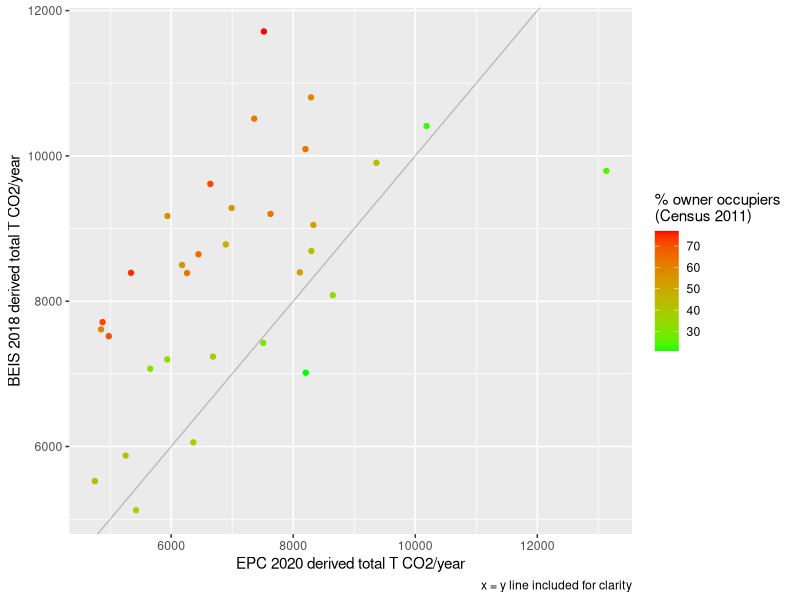
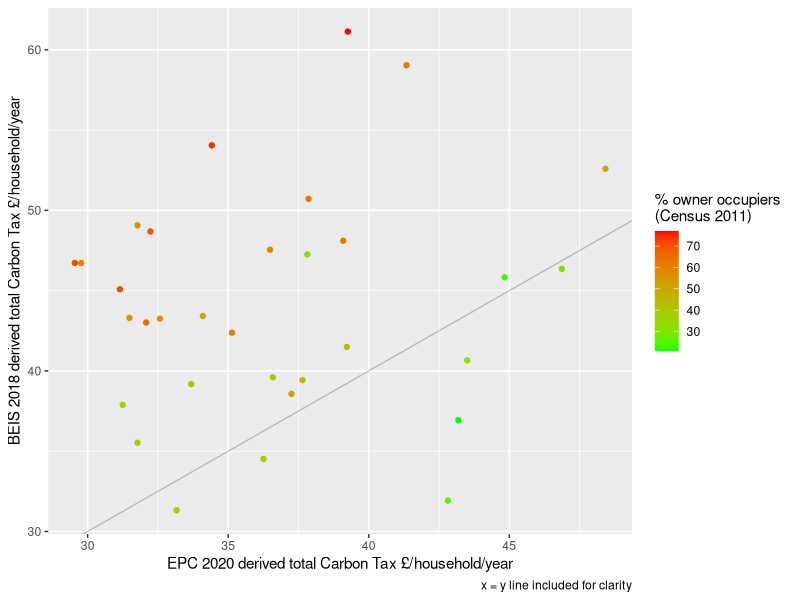
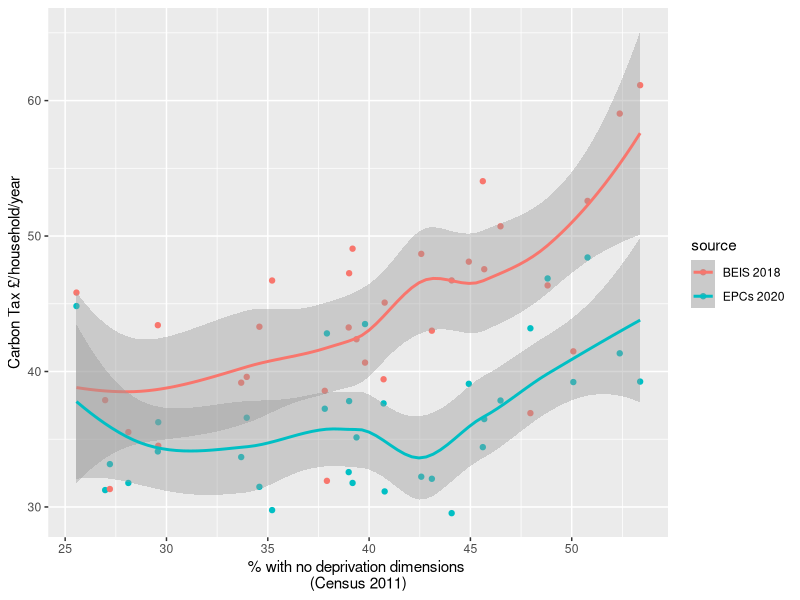
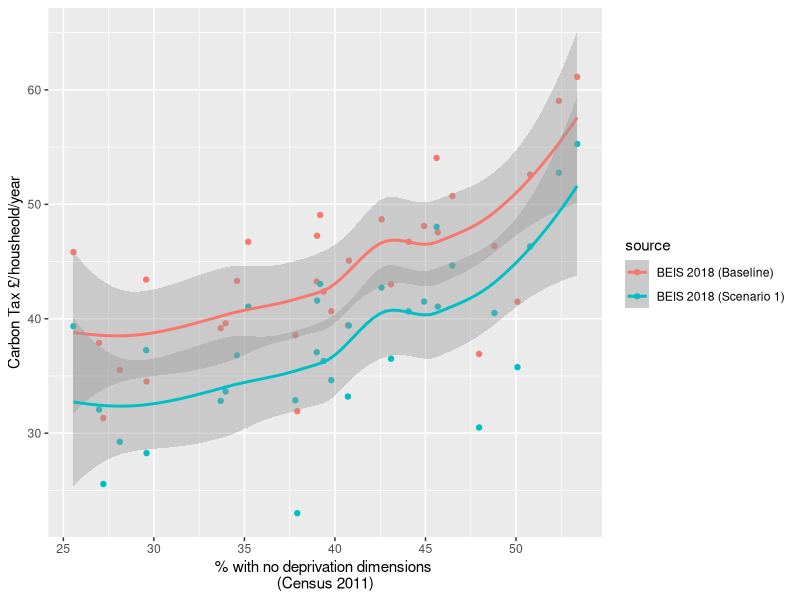
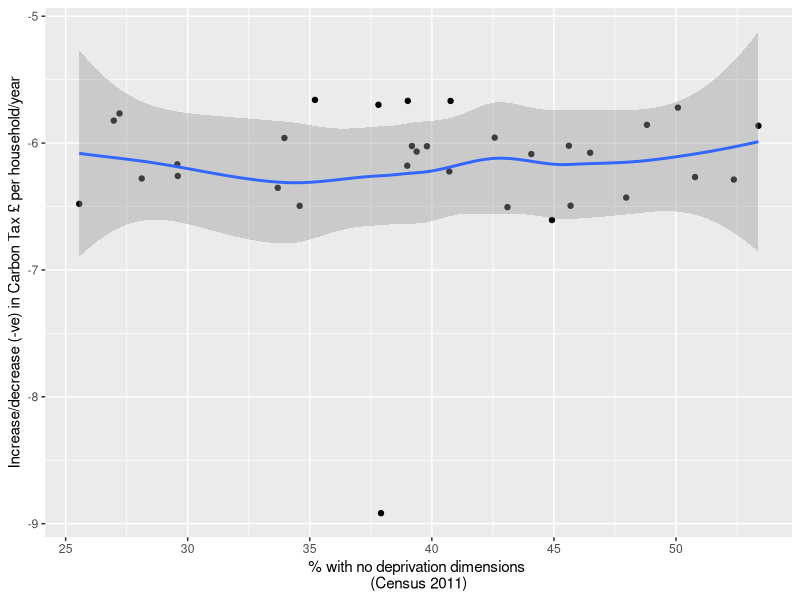

R code for these plots, in order:
## ---- chunk 1
knitr::opts_chunk$set(echo = TRUE)

library(data.table)
library(ggplot2)
library(kableExtra)
library(readxl)
## ---- chunk 2
msoaDT <- data.table::fread(here::here("data", "sotonMSOAdata.csv"))
## ---- chunk 3
elecCF <- 200 # g CO2e/kWh https://www.icax.co.uk/Grid_Carbon_Factors.html
gasCF <- 215 # g CO2e/kWh https://www.icax.co.uk/Carbon_Emissions_Calculator.html
## ---- chunk 4
msoaDT[, sumBEIS_gCO2 := (beisElecMWh*1000)*elecCF + (beisGasMWh*1000)*gasCF] # calculate via g & kWh
msoaDT[, sumBEIS_tCO2 := sumBEIS_gCO2/1000000] # tonnes
## ---- chunk 5
ggplot2::ggplot(msoaDT, aes(x = sumEPC_tCO2, 
                       y = sumBEIS_tCO2,
                       colour = round(ownerOcc_pc))) +
  geom_abline(alpha = 0.2, slope=1, intercept=0) +
  geom_point() +
  scale_color_continuous(name = "% owner occupiers \n(Census 2011)", high = "red", low = "green") +
  #theme(legend.position = "bottom") +
  labs(x = "EPC 2020 derived total T CO2/year",
       y = "BEIS 2018 derived total T CO2/year",
       caption = "x = y line included for clarity")

#outlier <- t[sumEpcMWh > 70000]

msoaDT[, tCO2_diff_pc := 100 * ((sumBEIS_tCO2 - sumEPC_tCO2)/sumBEIS_tCO2)]
message("Distribution of % difference from BEIS derived value")
summary(msoaDT$tCO2_diff_pc)

## ---- chunk 6
t <- msoaDT[, .(sumEPC_tCO2 = sum(sumEPC_tCO2),
            sumBEIS_tCO2 = sum(sumBEIS_tCO2),
            nMSOAs = .N), keyby = .(LAName)]
t[, pc_diff :=  100 * ((sumBEIS_tCO2 - sumEPC_tCO2)/sumBEIS_tCO2)]

kableExtra::kable(t, caption = "Total domestic energy related CO2 emissions for Southampton (tonnes)") %>%
  kable_styling()
## ---- chunk 7
msoaDT[, ct_BEIS := sumBEIS_tCO2 * 16]
msoaDT[, ct_EPCs := sumEPC_tCO2 * 16]

t <- msoaDT[, .(CarbonTaxBEIS_GBP = prettyNum(sum(ct_BEIS), big.mark = ","),
                      CarbonTaxEPCs_GBP = prettyNum(sum(ct_EPCs), big.mark = ",")),
                  keyby = .(LAName)]

kableExtra::kable(t, caption = "Estimated baseline Carbon Tax liability for Southampton households/properties") %>%
  kable_styling()

ct_perHH <- sum(msoaDT$ct_BEIS)/sum(msoaDT$nHHs_tenure)
## ---- chunk 8
ct_perHH <- 102000000/sum(msoaDT$nHHs_tenure)
## ---- chunk 9
ggplot2::ggplot(msoaDT, aes(x = ct_EPCs/nHHs_tenure, 
                       y = ct_BEIS/nHHs_tenure,
                       colour = round(ownerOcc_pc))) +
  geom_abline(alpha = 0.2, slope=1, intercept=0) +
  geom_point() +
  scale_color_continuous(name = "% owner occupiers \n(Census 2011)", high = "red", low = "green") +
  #theme(legend.position = "bottom") +
  labs(x = "EPC 2020 derived total Carbon Tax £/household/year",
       y = "BEIS 2018 derived total Carbon Tax £/household/year",
       caption = "x = y line included for clarity")

#outlier <- t[sumEpcMWh > 70000]
## ---- chunk 10

epcBaseline <- msoaDT[, .(MSOACode, ctSum = ct_EPCs, nHHs_tenure, dep0_pc)]
epcBaseline[, source := "EPCs 2020"]
beisBaseline <- msoaDT[, .(MSOACode, ctSum = ct_BEIS, nHHs_tenure, dep0_pc)]
beisBaseline[, source := "BEIS 2018"]

plotDT <- rbind(epcBaseline,beisBaseline)

ggplot2::ggplot(plotDT, aes(x = dep0_pc, y = ctSum/nHHs_tenure, colour = source)) +
  geom_point() +
  geom_smooth() +
  #theme(legend.position = "bottom") +
  labs(x = "% with no deprivation dimensions \n(Census 2011)",
       y = "Carbon Tax £/household/year")

#outlier <- t[sumEpcMWh > 70000]
## ---- chunk 11
elecCF_scen1 <- 100
## ---- chunk 12

msoaDT[, sumBEIS_gCO2_scen1 := (beisElecMWh*1000)*elecCF_scen1 + (beisGasMWh*1000)*gasCF] # calculate via g & kWh
msoaDT[, sumBEIS_tCO2_scen1 := sumBEIS_gCO2_scen1/1000000] # tonnes

msoaDT[, ct_BEIS_scen1 := sumBEIS_tCO2_scen1 * 16]

t <- msoaDT[, .(Baseline = sum(ct_BEIS),
                Scenario_1 = sum(ct_BEIS_scen1)),
                  keyby = .(LAName)]
t[, reduction_pc := round(100*(1-(Scenario_1/Baseline)))]

kableExtra::kable(t, caption = "Estimated Carbon Tax liability for Southampton households/properties uner Scenario 1") %>%
  kable_styling()
## ---- chunk 13

scen1 <- msoaDT[, .(MSOACode, ctSum = ct_BEIS_scen1, dep0_pc,nHHs_tenure)]
scen1[, source := "BEIS 2018 (Scenario 1)"]
beisBaseline[, source := "BEIS 2018 (Baseline)"]
plotDT <- rbind(beisBaseline, scen1)

ggplot2::ggplot(plotDT, aes(x = dep0_pc, y = ctSum/nHHs_tenure, colour = source)) +
  geom_point() +
  geom_smooth() +
  #theme(legend.position = "bottom") +
  labs(x = "% with no deprivation dimensions \n(Census 2011)",
       y = "Carbon Tax £/housheold/year")

#outlier <- t[sumEpcMWh > 70000]
## ---- chunk 14

setkey(beisBaseline, MSOACode)
setkey(scen1, MSOACode)
plotDT <- beisBaseline[scen1]
plotDT[, delta := i.ctSum-ctSum]

ggplot2::ggplot(plotDT, aes(x = dep0_pc, y = delta/nHHs_tenure)) +
  geom_point() +
  geom_smooth() +
  #theme(legend.position = "bottom") +
  labs(x = "% with no deprivation dimensions \n(Census 2011)",
       y = "Increase/decrease (-ve) in Carbon Tax £ per household/year")

outlier <- plotDT[delta < -40000]
outlier$MSOACode
